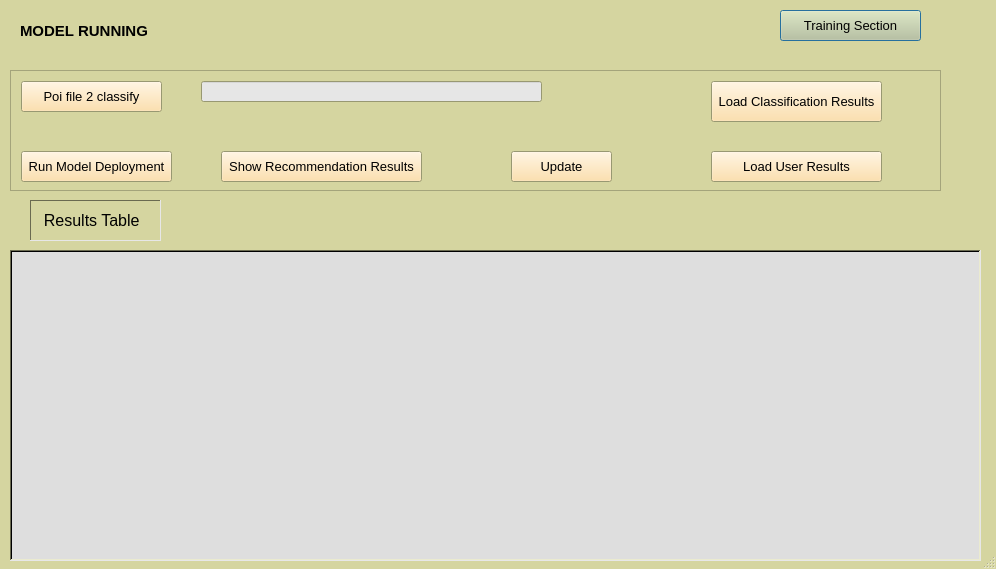
<?xml version="1.0" encoding="UTF-8"?>
<ui version="4.0">
 <class>geocoding2DialogBase</class>
 <widget class="QDialog" name="geocoding2DialogBase">
  <property name="geometry">
   <rect>
    <x>0</x>
    <y>0</y>
    <width>996</width>
    <height>569</height>
   </rect>
  </property>
  <property name="palette">
   <palette>
    <active>
     <colorrole role="WindowText">
      <brush brushstyle="SolidPattern">
       <color alpha="255">
        <red>0</red>
        <green>0</green>
        <blue>0</blue>
       </color>
      </brush>
     </colorrole>
     <colorrole role="Button">
      <brush brushstyle="SolidPattern">
       <color alpha="255">
        <red>200</red>
        <green>200</green>
        <blue>150</blue>
       </color>
      </brush>
     </colorrole>
     <colorrole role="Light">
      <brush brushstyle="SolidPattern">
       <color alpha="255">
        <red>231</red>
        <green>231</green>
        <blue>231</blue>
       </color>
      </brush>
     </colorrole>
     <colorrole role="Midlight">
      <brush brushstyle="SolidPattern">
       <color alpha="255">
        <red>234</red>
        <green>234</green>
        <blue>207</blue>
       </color>
      </brush>
     </colorrole>
     <colorrole role="Dark">
      <brush brushstyle="SolidPattern">
       <color alpha="255">
        <red>106</red>
        <green>106</green>
        <blue>80</blue>
       </color>
      </brush>
     </colorrole>
     <colorrole role="Mid">
      <brush brushstyle="SolidPattern">
       <color alpha="255">
        <red>142</red>
        <green>142</green>
        <blue>107</blue>
       </color>
      </brush>
     </colorrole>
     <colorrole role="Text">
      <brush brushstyle="SolidPattern">
       <color alpha="255">
        <red>0</red>
        <green>0</green>
        <blue>0</blue>
       </color>
      </brush>
     </colorrole>
     <colorrole role="BrightText">
      <brush brushstyle="SolidPattern">
       <color alpha="255">
        <red>255</red>
        <green>255</green>
        <blue>255</blue>
       </color>
      </brush>
     </colorrole>
     <colorrole role="ButtonText">
      <brush brushstyle="SolidPattern">
       <color alpha="255">
        <red>0</red>
        <green>0</green>
        <blue>0</blue>
       </color>
      </brush>
     </colorrole>
     <colorrole role="Base">
      <brush brushstyle="SolidPattern">
       <color alpha="255">
        <red>235</red>
        <green>235</green>
        <blue>235</blue>
       </color>
      </brush>
     </colorrole>
     <colorrole role="Window">
      <brush brushstyle="SolidPattern">
       <color alpha="255">
        <red>213</red>
        <green>213</green>
        <blue>160</blue>
       </color>
      </brush>
     </colorrole>
     <colorrole role="Shadow">
      <brush brushstyle="SolidPattern">
       <color alpha="255">
        <red>0</red>
        <green>0</green>
        <blue>0</blue>
       </color>
      </brush>
     </colorrole>
     <colorrole role="HighlightedText">
      <brush brushstyle="SolidPattern">
       <color alpha="255">
        <red>207</red>
        <green>207</green>
        <blue>155</blue>
       </color>
      </brush>
     </colorrole>
     <colorrole role="AlternateBase">
      <brush brushstyle="SolidPattern">
       <color alpha="255">
        <red>204</red>
        <green>204</green>
        <blue>181</blue>
       </color>
      </brush>
     </colorrole>
     <colorrole role="ToolTipBase">
      <brush brushstyle="SolidPattern">
       <color alpha="255">
        <red>255</red>
        <green>255</green>
        <blue>220</blue>
       </color>
      </brush>
     </colorrole>
     <colorrole role="ToolTipText">
      <brush brushstyle="SolidPattern">
       <color alpha="255">
        <red>0</red>
        <green>0</green>
        <blue>0</blue>
       </color>
      </brush>
     </colorrole>
    </active>
    <inactive>
     <colorrole role="WindowText">
      <brush brushstyle="SolidPattern">
       <color alpha="255">
        <red>0</red>
        <green>0</green>
        <blue>0</blue>
       </color>
      </brush>
     </colorrole>
     <colorrole role="Button">
      <brush brushstyle="SolidPattern">
       <color alpha="255">
        <red>200</red>
        <green>200</green>
        <blue>150</blue>
       </color>
      </brush>
     </colorrole>
     <colorrole role="Light">
      <brush brushstyle="SolidPattern">
       <color alpha="255">
        <red>231</red>
        <green>231</green>
        <blue>231</blue>
       </color>
      </brush>
     </colorrole>
     <colorrole role="Midlight">
      <brush brushstyle="SolidPattern">
       <color alpha="255">
        <red>234</red>
        <green>234</green>
        <blue>207</blue>
       </color>
      </brush>
     </colorrole>
     <colorrole role="Dark">
      <brush brushstyle="SolidPattern">
       <color alpha="255">
        <red>106</red>
        <green>106</green>
        <blue>80</blue>
       </color>
      </brush>
     </colorrole>
     <colorrole role="Mid">
      <brush brushstyle="SolidPattern">
       <color alpha="255">
        <red>142</red>
        <green>142</green>
        <blue>107</blue>
       </color>
      </brush>
     </colorrole>
     <colorrole role="Text">
      <brush brushstyle="SolidPattern">
       <color alpha="255">
        <red>0</red>
        <green>0</green>
        <blue>0</blue>
       </color>
      </brush>
     </colorrole>
     <colorrole role="BrightText">
      <brush brushstyle="SolidPattern">
       <color alpha="255">
        <red>255</red>
        <green>255</green>
        <blue>255</blue>
       </color>
      </brush>
     </colorrole>
     <colorrole role="ButtonText">
      <brush brushstyle="SolidPattern">
       <color alpha="255">
        <red>0</red>
        <green>0</green>
        <blue>0</blue>
       </color>
      </brush>
     </colorrole>
     <colorrole role="Base">
      <brush brushstyle="SolidPattern">
       <color alpha="255">
        <red>235</red>
        <green>235</green>
        <blue>235</blue>
       </color>
      </brush>
     </colorrole>
     <colorrole role="Window">
      <brush brushstyle="SolidPattern">
       <color alpha="255">
        <red>213</red>
        <green>213</green>
        <blue>160</blue>
       </color>
      </brush>
     </colorrole>
     <colorrole role="Shadow">
      <brush brushstyle="SolidPattern">
       <color alpha="255">
        <red>0</red>
        <green>0</green>
        <blue>0</blue>
       </color>
      </brush>
     </colorrole>
     <colorrole role="HighlightedText">
      <brush brushstyle="SolidPattern">
       <color alpha="255">
        <red>207</red>
        <green>207</green>
        <blue>155</blue>
       </color>
      </brush>
     </colorrole>
     <colorrole role="AlternateBase">
      <brush brushstyle="SolidPattern">
       <color alpha="255">
        <red>204</red>
        <green>204</green>
        <blue>181</blue>
       </color>
      </brush>
     </colorrole>
     <colorrole role="ToolTipBase">
      <brush brushstyle="SolidPattern">
       <color alpha="255">
        <red>255</red>
        <green>255</green>
        <blue>220</blue>
       </color>
      </brush>
     </colorrole>
     <colorrole role="ToolTipText">
      <brush brushstyle="SolidPattern">
       <color alpha="255">
        <red>0</red>
        <green>0</green>
        <blue>0</blue>
       </color>
      </brush>
     </colorrole>
    </inactive>
    <disabled>
     <colorrole role="WindowText">
      <brush brushstyle="SolidPattern">
       <color alpha="255">
        <red>106</red>
        <green>106</green>
        <blue>80</blue>
       </color>
      </brush>
     </colorrole>
     <colorrole role="Button">
      <brush brushstyle="SolidPattern">
       <color alpha="255">
        <red>200</red>
        <green>200</green>
        <blue>150</blue>
       </color>
      </brush>
     </colorrole>
     <colorrole role="Light">
      <brush brushstyle="SolidPattern">
       <color alpha="255">
        <red>231</red>
        <green>231</green>
        <blue>231</blue>
       </color>
      </brush>
     </colorrole>
     <colorrole role="Midlight">
      <brush brushstyle="SolidPattern">
       <color alpha="255">
        <red>234</red>
        <green>234</green>
        <blue>207</blue>
       </color>
      </brush>
     </colorrole>
     <colorrole role="Dark">
      <brush brushstyle="SolidPattern">
       <color alpha="255">
        <red>106</red>
        <green>106</green>
        <blue>80</blue>
       </color>
      </brush>
     </colorrole>
     <colorrole role="Mid">
      <brush brushstyle="SolidPattern">
       <color alpha="255">
        <red>142</red>
        <green>142</green>
        <blue>107</blue>
       </color>
      </brush>
     </colorrole>
     <colorrole role="Text">
      <brush brushstyle="SolidPattern">
       <color alpha="255">
        <red>106</red>
        <green>106</green>
        <blue>80</blue>
       </color>
      </brush>
     </colorrole>
     <colorrole role="BrightText">
      <brush brushstyle="SolidPattern">
       <color alpha="255">
        <red>255</red>
        <green>255</green>
        <blue>255</blue>
       </color>
      </brush>
     </colorrole>
     <colorrole role="ButtonText">
      <brush brushstyle="SolidPattern">
       <color alpha="255">
        <red>106</red>
        <green>106</green>
        <blue>80</blue>
       </color>
      </brush>
     </colorrole>
     <colorrole role="Base">
      <brush brushstyle="SolidPattern">
       <color alpha="255">
        <red>213</red>
        <green>213</green>
        <blue>160</blue>
       </color>
      </brush>
     </colorrole>
     <colorrole role="Window">
      <brush brushstyle="SolidPattern">
       <color alpha="255">
        <red>213</red>
        <green>213</green>
        <blue>160</blue>
       </color>
      </brush>
     </colorrole>
     <colorrole role="Shadow">
      <brush brushstyle="SolidPattern">
       <color alpha="255">
        <red>0</red>
        <green>0</green>
        <blue>0</blue>
       </color>
      </brush>
     </colorrole>
     <colorrole role="HighlightedText">
      <brush brushstyle="SolidPattern">
       <color alpha="255">
        <red>207</red>
        <green>207</green>
        <blue>155</blue>
       </color>
      </brush>
     </colorrole>
     <colorrole role="AlternateBase">
      <brush brushstyle="SolidPattern">
       <color alpha="255">
        <red>204</red>
        <green>204</green>
        <blue>181</blue>
       </color>
      </brush>
     </colorrole>
     <colorrole role="ToolTipBase">
      <brush brushstyle="SolidPattern">
       <color alpha="255">
        <red>255</red>
        <green>255</green>
        <blue>220</blue>
       </color>
      </brush>
     </colorrole>
     <colorrole role="ToolTipText">
      <brush brushstyle="SolidPattern">
       <color alpha="255">
        <red>0</red>
        <green>0</green>
        <blue>0</blue>
       </color>
      </brush>
     </colorrole>
    </disabled>
   </palette>
  </property>
  <property name="font">
   <font>
    <pointsize>10</pointsize>
   </font>
  </property>
  <property name="windowTitle">
   <string>Geocoding</string>
  </property>
  <property name="windowIcon">
   <iconset>
    <normaloff>Training_Section_icon.png</normaloff>Training_Section_icon.png</iconset>
  </property>
  <property name="sizeGripEnabled">
   <bool>true</bool>
  </property>
  <widget class="QLabel" name="label_2">
   <property name="geometry">
    <rect>
     <x>30</x>
     <y>200</y>
     <width>131</width>
     <height>41</height>
    </rect>
   </property>
   <property name="font">
    <font>
     <pointsize>12</pointsize>
    </font>
   </property>
   <property name="whatsThis">
    <string>&lt;html&gt;&lt;head/&gt;&lt;body&gt;&lt;p&gt;The results after model deployment step are going to be shown in the field below,using Show Recommendation Results&lt;/p&gt;&lt;/body&gt;&lt;/html&gt;</string>
   </property>
   <property name="frameShape">
    <enum>QFrame::Panel</enum>
   </property>
   <property name="frameShadow">
    <enum>QFrame::Sunken</enum>
   </property>
   <property name="lineWidth">
    <number>1</number>
   </property>
   <property name="midLineWidth">
    <number>1</number>
   </property>
   <property name="text">
    <string>  Results Table</string>
   </property>
  </widget>
  <widget class="QTableWidget" name="tableWidget">
   <property name="geometry">
    <rect>
     <x>10</x>
     <y>250</y>
     <width>971</width>
     <height>311</height>
    </rect>
   </property>
   <property name="palette">
    <palette>
     <active>
      <colorrole role="Base">
       <brush brushstyle="SolidPattern">
        <color alpha="255">
         <red>222</red>
         <green>222</green>
         <blue>222</blue>
        </color>
       </brush>
      </colorrole>
     </active>
     <inactive>
      <colorrole role="Base">
       <brush brushstyle="SolidPattern">
        <color alpha="255">
         <red>222</red>
         <green>222</green>
         <blue>222</blue>
        </color>
       </brush>
      </colorrole>
     </inactive>
     <disabled>
      <colorrole role="Base">
       <brush brushstyle="SolidPattern">
        <color alpha="255">
         <red>213</red>
         <green>213</green>
         <blue>160</blue>
        </color>
       </brush>
      </colorrole>
     </disabled>
    </palette>
   </property>
   <property name="autoFillBackground">
    <bool>false</bool>
   </property>
   <property name="frameShape">
    <enum>QFrame::WinPanel</enum>
   </property>
   <property name="alternatingRowColors">
    <bool>true</bool>
   </property>
   <property name="gridStyle">
    <enum>Qt::SolidLine</enum>
   </property>
   <property name="sortingEnabled">
    <bool>false</bool>
   </property>
   <attribute name="verticalHeaderShowSortIndicator" stdset="0">
    <bool>true</bool>
   </attribute>
  </widget>
  <widget class="QScrollArea" name="scrollArea_2">
   <property name="geometry">
    <rect>
     <x>10</x>
     <y>70</y>
     <width>931</width>
     <height>121</height>
    </rect>
   </property>
   <property name="palette">
    <palette>
     <active>
      <colorrole role="Button">
       <brush brushstyle="SolidPattern">
        <color alpha="255">
         <red>255</red>
         <green>217</green>
         <blue>151</blue>
        </color>
       </brush>
      </colorrole>
     </active>
     <inactive>
      <colorrole role="Button">
       <brush brushstyle="SolidPattern">
        <color alpha="255">
         <red>255</red>
         <green>217</green>
         <blue>151</blue>
        </color>
       </brush>
      </colorrole>
     </inactive>
     <disabled>
      <colorrole role="Button">
       <brush brushstyle="SolidPattern">
        <color alpha="255">
         <red>255</red>
         <green>217</green>
         <blue>151</blue>
        </color>
       </brush>
      </colorrole>
     </disabled>
    </palette>
   </property>
   <property name="widgetResizable">
    <bool>true</bool>
   </property>
   <widget class="QWidget" name="scrollAreaWidgetContents_2">
    <property name="geometry">
     <rect>
      <x>0</x>
      <y>0</y>
      <width>929</width>
      <height>119</height>
     </rect>
    </property>
    <widget class="QPushButton" name="choosepoifilefilebtn">
     <property name="geometry">
      <rect>
       <x>10</x>
       <y>10</y>
       <width>141</width>
       <height>31</height>
      </rect>
     </property>
     <property name="cursor">
      <cursorShape>PointingHandCursor</cursorShape>
     </property>
     <property name="mouseTracking">
      <bool>true</bool>
     </property>
     <property name="whatsThis">
      <string>&lt;html&gt;&lt;head/&gt;&lt;body&gt;&lt;p&gt;Inserts the csv file that is going to be classified,after training the algorithm&lt;/p&gt;&lt;/body&gt;&lt;/html&gt;</string>
     </property>
     <property name="text">
      <string>Poi file 2 classify</string>
     </property>
    </widget>
    <widget class="QLineEdit" name="choosepoifilefilechoosenfile">
     <property name="geometry">
      <rect>
       <x>190</x>
       <y>10</y>
       <width>341</width>
       <height>21</height>
      </rect>
     </property>
     <property name="palette">
      <palette>
       <active>
        <colorrole role="Base">
         <brush brushstyle="SolidPattern">
          <color alpha="255">
           <red>230</red>
           <green>230</green>
           <blue>230</blue>
          </color>
         </brush>
        </colorrole>
       </active>
       <inactive>
        <colorrole role="Base">
         <brush brushstyle="SolidPattern">
          <color alpha="255">
           <red>230</red>
           <green>230</green>
           <blue>230</blue>
          </color>
         </brush>
        </colorrole>
       </inactive>
       <disabled>
        <colorrole role="Base">
         <brush brushstyle="SolidPattern">
          <color alpha="255">
           <red>213</red>
           <green>213</green>
           <blue>160</blue>
          </color>
         </brush>
        </colorrole>
       </disabled>
      </palette>
     </property>
    </widget>
    <widget class="QPushButton" name="model_deploymentbtn">
     <property name="geometry">
      <rect>
       <x>10</x>
       <y>80</y>
       <width>151</width>
       <height>31</height>
      </rect>
     </property>
     <property name="cursor">
      <cursorShape>PointingHandCursor</cursorShape>
     </property>
     <property name="mouseTracking">
      <bool>true</bool>
     </property>
     <property name="whatsThis">
      <string>&lt;html&gt;&lt;head/&gt;&lt;body&gt;&lt;p&gt;Executes the final step of classification, after training the algorithm&lt;/p&gt;&lt;/body&gt;&lt;/html&gt;</string>
     </property>
     <property name="text">
      <string>Run Model Deployment</string>
     </property>
    </widget>
    <widget class="QPushButton" name="showresultsbtn">
     <property name="geometry">
      <rect>
       <x>210</x>
       <y>80</y>
       <width>201</width>
       <height>31</height>
      </rect>
     </property>
     <property name="cursor">
      <cursorShape>PointingHandCursor</cursorShape>
     </property>
     <property name="mouseTracking">
      <bool>true</bool>
     </property>
     <property name="whatsThis">
      <string>&lt;html&gt;&lt;head/&gt;&lt;body&gt;&lt;p&gt;Shows the results of the Model Deployment execution.The following table area fills with the appropriate results &lt;/p&gt;&lt;/body&gt;&lt;/html&gt;</string>
     </property>
     <property name="text">
      <string>Show Recommendation Results</string>
     </property>
    </widget>
    <widget class="QPushButton" name="myupdatebtn">
     <property name="geometry">
      <rect>
       <x>500</x>
       <y>80</y>
       <width>101</width>
       <height>31</height>
      </rect>
     </property>
     <property name="cursor">
      <cursorShape>PointingHandCursor</cursorShape>
     </property>
     <property name="mouseTracking">
      <bool>true</bool>
     </property>
     <property name="whatsThis">
      <string>&lt;html&gt;&lt;head/&gt;&lt;body&gt;&lt;p&gt;After selecting the desired checkbox from the Results Table, the update button saves the results with the checked items, so they can be loaded as a layer (Load User Results)&lt;/p&gt;&lt;/body&gt;&lt;/html&gt;</string>
     </property>
     <property name="text">
      <string>Update</string>
     </property>
    </widget>
    <widget class="QPushButton" name="load_layer_btn">
     <property name="geometry">
      <rect>
       <x>700</x>
       <y>10</y>
       <width>171</width>
       <height>41</height>
      </rect>
     </property>
     <property name="cursor">
      <cursorShape>PointingHandCursor</cursorShape>
     </property>
     <property name="mouseTracking">
      <bool>true</bool>
     </property>
     <property name="whatsThis">
      <string>&lt;html&gt;&lt;head/&gt;&lt;body&gt;&lt;p&gt;After the Model&lt;span style=&quot; font-weight:600;&quot;/&gt;Deployment execution,it loads the classified results in separate layers.&lt;/p&gt;&lt;/body&gt;&lt;/html&gt;</string>
     </property>
     <property name="text">
      <string>Load Classification Results</string>
     </property>
    </widget>
    <widget class="QPushButton" name="load_user_btn">
     <property name="geometry">
      <rect>
       <x>700</x>
       <y>80</y>
       <width>171</width>
       <height>31</height>
      </rect>
     </property>
     <property name="cursor">
      <cursorShape>PointingHandCursor</cursorShape>
     </property>
     <property name="mouseTracking">
      <bool>true</bool>
     </property>
     <property name="whatsThis">
      <string>&lt;html&gt;&lt;head/&gt;&lt;body&gt;&lt;p&gt;After choosing the desired results from the results table, this button loads user choices as a layer&lt;/p&gt;&lt;/body&gt;&lt;/html&gt;</string>
     </property>
     <property name="text">
      <string>Load User Results</string>
     </property>
    </widget>
   </widget>
  </widget>
  <widget class="QLabel" name="label_10">
   <property name="geometry">
    <rect>
     <x>20</x>
     <y>20</y>
     <width>141</width>
     <height>21</height>
    </rect>
   </property>
   <property name="font">
    <font>
     <pointsize>11</pointsize>
     <weight>75</weight>
     <bold>true</bold>
    </font>
   </property>
   <property name="text">
    <string>MODEL RUNNING</string>
   </property>
  </widget>
  <widget class="QPushButton" name="TrainingSectionbtn">
   <property name="geometry">
    <rect>
     <x>780</x>
     <y>10</y>
     <width>141</width>
     <height>31</height>
    </rect>
   </property>
   <property name="cursor">
    <cursorShape>PointingHandCursor</cursorShape>
   </property>
   <property name="mouseTracking">
    <bool>true</bool>
   </property>
   <property name="whatsThis">
    <string>&lt;html&gt;&lt;head/&gt;&lt;body&gt;&lt;p&gt;Pops up the training section &lt;/p&gt;&lt;/body&gt;&lt;/html&gt;</string>
   </property>
   <property name="text">
    <string>Training Section</string>
   </property>
   <property name="icon">
    <iconset>
     <normaloff>Training_Section_icon.png</normaloff>Training_Section_icon.png</iconset>
   </property>
   <property name="iconSize">
    <size>
     <width>24</width>
     <height>16</height>
    </size>
   </property>
   <property name="default">
    <bool>true</bool>
   </property>
   <property name="flat">
    <bool>false</bool>
   </property>
  </widget>
  <zorder>scrollArea_2</zorder>
  <zorder>label_2</zorder>
  <zorder>tableWidget</zorder>
  <zorder>label_10</zorder>
  <zorder>TrainingSectionbtn</zorder>
 </widget>
 <resources/>
 <connections/>
</ui>
